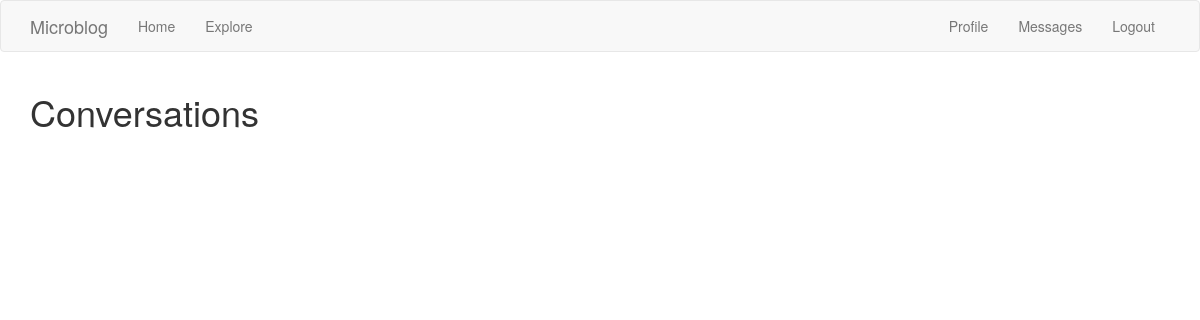
Page /messages (signed in) on the earlier database version.
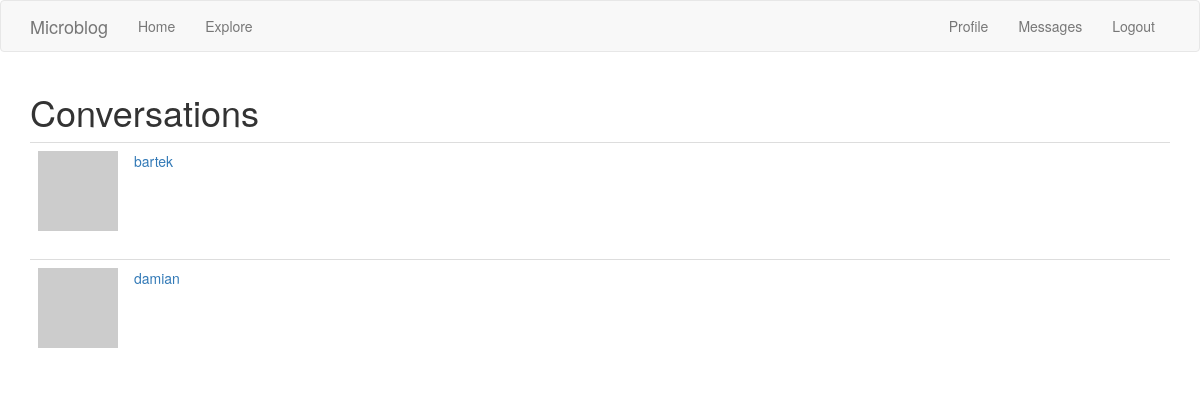
Same page on the later database version.
### app/models.py (models this page shows, shortened)
class User(UserMixin, db.Model):
    id = db.Column(db.Integer, primary_key=True)
    username = db.Column(db.String(64), index=True, unique=True)
    email = db.Column(db.String(120), index=True, unique=True)
    password_hash = db.Column(db.String(128))
    posts = db.relationship('Post', backref='author', lazy='dynamic')
    about_me = db.Column(db.String(140))
    last_seen = db.Column(db.DateTime, default=datetime.utcnow)
    followed = db.relationship(
        'User', secondary=followers,
        primaryjoin=(followers.c.follower_id == id),
        secondaryjoin=(followers.c.followed_id == id),
        backref=db.backref('followers', lazy='dynamic'), lazy='dynamic')
    messages_sent = db.relationship('Message', foreign_keys='Message.sender_id',
                                    backref='author', lazy='dynamic')
    messages_received = db.relationship('Message', foreign_keys='Message.recipient_id',
                                        backref='recipient', lazy='dynamic')
    messages = db.relationship(
        'Message', secondary=msg,
        primaryjoin=(msg.c.recipient_id == id),
        secondaryjoin=(msg.c.sender_id == id),
        backref=db.backref('msg', lazy='dynamic'), lazy='dynamic')
    typ = type(messages)
    last_message_read_time = db.Column(db.DateTime)
    def avatar(self, size):
        digest = md5(self.email.lower().encode('utf-8')).hexdigest()
        return 'https://www.gravatar.com/avatar/{}?d=identicon&s={}'.format(
            digest, size)
    def new_messages(self):
        last_read_time = self.last_message_read_time or datetime(1900, 1, 1)
        return Message.query.filter_by(recipient=self).filter(
            Message.timestamp > last_read_time).count()

### app/routes.py (the view)
@app.route('/messages')
@login_required
def messages():
    current_user.last_message_read_time = datetime.utcnow()
    db.session.commit()
    speakers = (db.session.query(User).distinct().filter(Message.recipient_id == current_user.id or Message.sender_id == current_user.id)).filter_by().all()
    return render_template('messages.html', speakers=speakers)

### app/models.py (called while the page is built)
@login.user_loader
def load_user(id):
    return User.query.get(int(id))

### app/routes.py (called while the page is built)
@app.before_request
def before_request():
    if current_user.is_authenticated:
        current_user.last_seen = datetime.utcnow()
        db.session.commit()
    g.locale = str(get_locale())

### app/templates/messages.html
{% extends "base.html" %}
{% block app_content %}
    <h1>{{ _('Conversations') }}</h1>
    {% for speaker in speakers %}
        {% if speaker.username != current_user.username %}
            {% include '_speaker.html' %}
        {% endif %}
    {% endfor %}
{% endblock %}

### app/templates/_speaker.html
    <table class="table table-hover">
        <tr>
            <td width="30px">
                <a href="{{ url_for('conversation', username=speaker.username) }}">
                    <img src="{{ speaker.avatar(30) }}" />
                </a>
            </td>
            <td>
                    <span class="user_popup">
                        <a href="{{ url_for('conversation', username=speaker.username) }}">
                            {{ speaker.username }}
                        </a>
                    </span>
            </td>
        </tr>
    </table>

Differences in the rows shown:
now on this page (row edited): User: username "bartek"
now on this page (row edited): User: username "damian"
